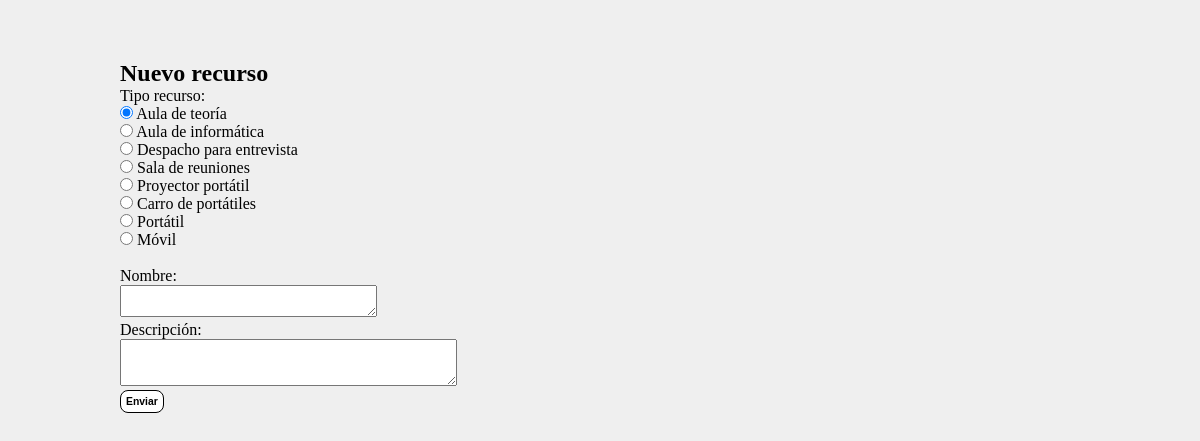
The app's page /proyecto3/php/crearrecurso.php (signed in) with its own data.
### tables this page shows
CREATE TABLE `tbl_tiporecurso` (
  `tr_id` int(2) NOT NULL,
  `tr_nombre` varchar(30) NOT NULL
);

### proyecto3/php/crearrecurso.php (the view, shortened to what this page needs)
<!DOCTYPE html>
<html>
	<head>
		<link rel="stylesheet" type="text/css" href="../css/recursos.css">
	</head>
	<body>
	<?php
	$mysqli = new mysqli("localhost", "root", "", "bd_proyecto2");
    $tipo= "SELECT * FROM tbl_tiporecurso";
    $tipos=mysqli_query($mysqli, $tipo);
	?>
 <h2>Nuevo recurso</h2>
      <div>
  <form  method='get' action="crearrecurso.proc.php" onsubmit='validar();'>
<?php
        if (mysqli_num_rows($tipos)>0){
            ?>
            Tipo recurso:<br/>
            <?php
            while ($tipo  =   mysqli_fetch_array($tipos)) {
                if ($tipo['tr_id']==1){
                    echo "<input type='radio' name='tipo' value='" .$tipo['tr_id']. "' checked> " .$tipo['tr_nombre']. "<br/>";
                } else {
                echo "<input type='radio' name='tipo' value='" .$tipo['tr_id']. "'> " .$tipo['tr_nombre']. "<br/>";
            }
            }
        }
            ?>
        	<br/>
        	Nombre:
            <br/>
        	<textarea cols="30" rows="2" name="nombre" maxlength="30"></textarea>
        	<br/>
            Descripción:
            <br/>
            <textarea cols="40" rows="3" name="descripcion" maxlength="200"></textarea>
            <br/>
        	<input type="submit" name="enviar" value="Enviar">
        </form>
      </div>
	</body>
</html>

### proyecto3/css/recursos.css (style rules this page uses)
* { margin:0px; padding:0px; }
body { background-color: #EFEFEF; width: 80%; margin: 5% 10%; }
input { font-weight: bold; cursor: pointer; padding: 5px; border: 1px solid #000; background: #fff; border-radius: 8px 8px 8px 8px; font-size: 0.65em; }

### records on screen
tbl_tiporecurso: tr_nombre "Aula de teoría"
tbl_tiporecurso: tr_nombre "Aula de informática"
tbl_tiporecurso: tr_nombre "Despacho para entrevista"
tbl_tiporecurso: tr_nombre "Sala de reuniones"
tbl_tiporecurso: tr_nombre "Proyector portátil"
tbl_tiporecurso: tr_nombre "Carro de portátiles"
tbl_tiporecurso: tr_nombre "Portátil"
tbl_tiporecurso: tr_nombre "Móvil"
